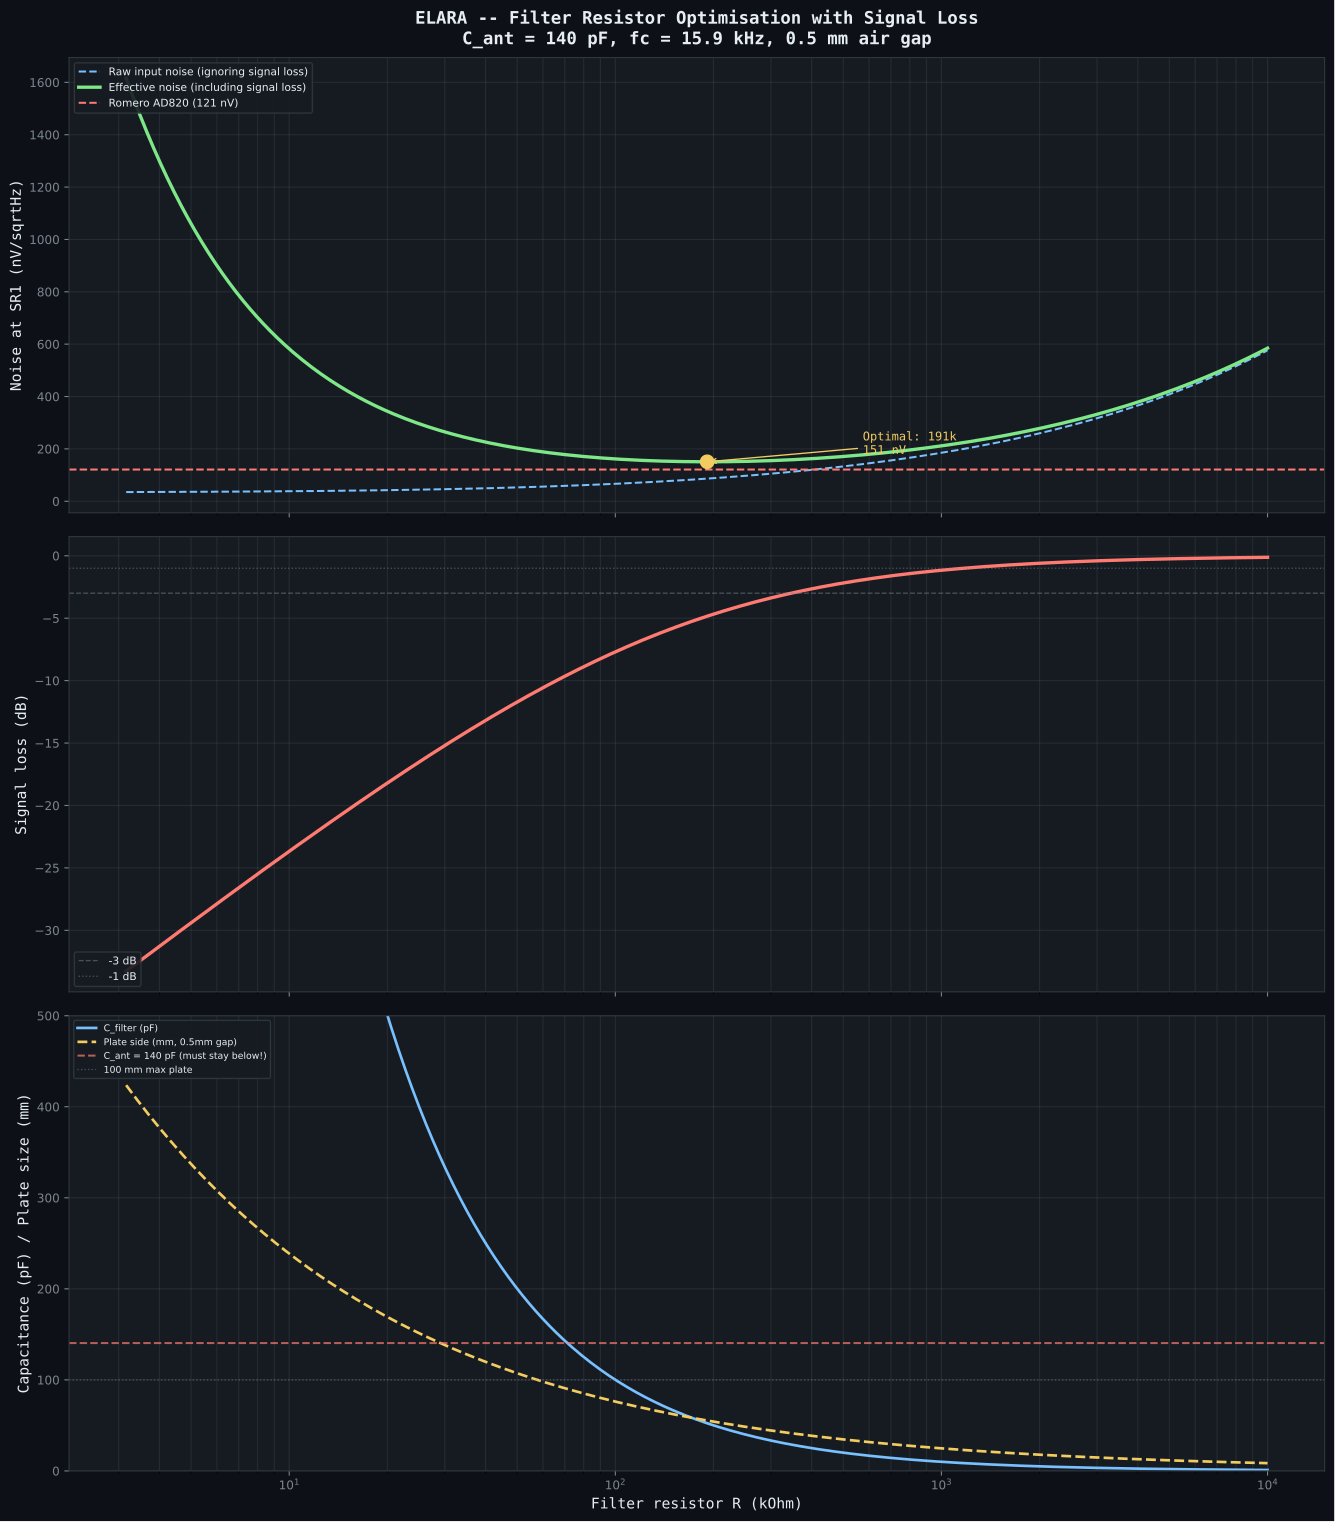

This figure's Python source:
#!/usr/bin/env python3
"""
ELARA -- Antenna Capacitance Calculator & Signal Loss Tradeoff

Calculates the capacitance of a Marconi T-antenna from physical dimensions,
then evaluates the signal loss from the capacitive voltage divider formed
by the antenna capacitance and the filter capacitors.

CRITICAL CONSTRAINT: C_filter << C_ant, otherwise the filter caps
attenuate the signal before it even reaches the preamp!

    V_preamp = V_antenna * C_ant / (C_ant + C_filter)

Antenna model (NBS/Grover formulas):
    Vertical wire: C = 2*pi*e0*h / ln(2*h/a)
    Top hat wire:  C = 2*pi*e0*L / ln(2*h/a)
    Total:         C = C_vert + C_tophat

Reference: Renato Romero's antenna at vlf.it:
    13 m vertical + 3x24 m top hat = ~350 pF measured

Author: Matej + Claude, March 2026
"""

import numpy as np
import os

try:
    import matplotlib
    matplotlib.use("Agg")
    import matplotlib.pyplot as plt
    HAS_MATPLOTLIB = True
except ImportError:
    HAS_MATPLOTLIB = False

k_B = 1.380649e-23
T = 300.0
EPSILON_0 = 8.854187817e-12

# LMP7721
EN_LMP7721 = 6.5e-9
EN_1F_CORNER = 100.0
IN_LMP7721 = 0.01e-15
I_PCB = 0.1e-15

# Feedback (optimised)
R_FB = 20e3

# Target filter fc
FC_TARGET = 15.9e3

# Air-gap cap
EPSILON_R_AIR = 1.0006


def antenna_capacitance_pf(h_vert_m, l_tophat_m, wire_dia_mm=2.0,
                           n_tophat_wires=1):
    """
    Capacitance of a Marconi T-antenna.

    Args:
        h_vert_m:        vertical wire height (m)
        l_tophat_m:      horizontal top-hat wire length (m)
        wire_dia_mm:     wire diameter (mm)
        n_tophat_wires:  number of parallel top-hat wires
    """
    a = wire_dia_mm * 0.5e-3  # wire radius in meters

    # Vertical wire: C = 2*pi*e0*h / ln(2*h/a)
    c_vert = 2 * np.pi * EPSILON_0 * h_vert_m / np.log(2 * h_vert_m / a)

    # Top hat: each wire at height h
    # C = 2*pi*e0*L / ln(2*h/a)
    c_tophat = (n_tophat_wires * 2 * np.pi * EPSILON_0 * l_tophat_m
                / np.log(2 * h_vert_m / a))

    c_total = c_vert + c_tophat
    return c_total * 1e12  # pF


def transfer_function(freq, c_ant_pf, R_filt, c_filt_pf):
    """
    Full complex transfer function of the 2-stage RC filter
    with capacitive antenna source.

    Circuit:
        V_oc --[C_ant]-- node_a --[R1]-- node1 --[R2]-- node2 --> LMP7721 (inf Z)
                                           |                |
                                          [C1]             [C2]
                                           |                |
                                          GND              GND

    Returns magnitude ratio |V_node2 / V_oc| at each frequency.
    """
    w = 2 * np.pi * freq
    C_a = c_ant_pf * 1e-12
    C_f = c_filt_pf * 1e-12
    R = R_filt

    # Impedances (complex)
    Z_cant = 1.0 / (1j * w * C_a)
    Z_r = R + 0j
    Z_c = 1.0 / (1j * w * C_f)

    # Work backwards from output:
    # Z_load2 = Z_c2 (C2 to ground, LMP7721 is infinite Z)
    Z_load2 = Z_c

    # At node1: Z_c1 in parallel with (R2 + Z_load2)
    Z_branch2 = Z_r + Z_load2
    Z_node1 = (Z_c * Z_branch2) / (Z_c + Z_branch2)

    # Transfer from node_a to node2:
    # V_node1 = V_node_a * Z_node1 / (R1 + Z_node1)
    # V_node2 = V_node1 * Z_load2 / (R2 + Z_load2)
    H_r1 = Z_node1 / (Z_r + Z_node1)
    H_r2 = Z_load2 / (Z_r + Z_load2)

    # Transfer from V_oc to node_a:
    # Z_total_load = R1 + Z_node1
    Z_total_load = Z_r + Z_node1
    H_ant = Z_total_load / (Z_cant + Z_total_load)

    H_total = H_ant * H_r1 * H_r2
    return np.abs(H_total)


def signal_loss_db(c_ant_pf, c_filt_pf, R_filt=None, freq=7.83):
    """
    Signal loss at a given frequency using full complex transfer function.
    If R_filt is None, uses the capacitive divider approximation.
    """
    if c_ant_pf <= 0:
        return -999.0

    if R_filt is not None:
        mag = transfer_function(np.array([freq]), c_ant_pf, R_filt, c_filt_pf)
        return 20 * np.log10(mag[0]) if mag[0] > 0 else -999.0
    else:
        # Low-frequency approximation: C_ant / (C_ant + 2*C_filt)
        ratio = c_ant_pf / (c_ant_pf + 2 * c_filt_pf)
        return 20 * np.log10(ratio)


def thermal_noise(R):
    return np.sqrt(4.0 * k_B * T * R)


def en_1f(freq):
    return EN_LMP7721 * np.sqrt(1.0 + EN_1F_CORNER / freq)


def total_noise_at_freq(R_filt, freq, c_ant_pf):
    """Total input-referred noise including signal loss."""
    Z = 1.0 / (2.0 * np.pi * freq * c_ant_pf * 1e-12)
    en_v = en_1f(freq)
    en_i = IN_LMP7721 * Z
    en_pcb = I_PCB * Z
    en_r = thermal_noise(R_filt)
    en_rfb = thermal_noise(R_FB)
    return np.sqrt(en_v**2 + en_i**2 + en_pcb**2 + 2 * en_r**2 + en_rfb**2)


def effective_noise(R_filt, freq, c_ant_pf):
    """
    Effective noise: input-referred noise divided by signal transfer ratio.
    This is the noise referred to the ANTENNA terminal, accounting for
    signal loss through the capacitive divider.
    """
    c_filt_pf = 1.0 / (2.0 * np.pi * R_filt * FC_TARGET) * 1e12
    mag = transfer_function(np.array([freq]), c_ant_pf, R_filt, c_filt_pf)
    noise = total_noise_at_freq(R_filt, freq, c_ant_pf)
    return noise / mag[0] if mag[0] > 0 else float("inf")


def air_gap_plate_mm(c_pf, gap_mm=0.5):
    c_f = c_pf * 1e-12
    d = gap_mm * 1e-3
    side = np.sqrt(c_f * d / (EPSILON_0 * EPSILON_R_AIR))
    return side * 1e3 + 1.0  # + 2*0.5mm pullback


def print_analysis():
    print("=" * 110)
    print("ELARA -- Antenna Capacitance & Signal Loss Tradeoff")
    print("=" * 110)

    # Antenna capacitance calculations
    antennas = [
        ("ELARA design (10m vert, 15m top, 1 wire)", 10, 15, 2.0, 1),
        ("Romero-style (13m vert, 24m top, 3 wires)", 13, 24, 2.0, 3),
        ("Small (5m vert, 10m top, 1 wire)", 5, 10, 2.0, 1),
        ("Minimal (3m vert, 5m top, 1 wire)", 3, 5, 2.0, 1),
    ]

    print(f"\nANTENNA CAPACITANCE FROM DIMENSIONS:")
    print(f"{'Antenna':<50} {'C_vert':>8} {'C_top':>8} {'C_total':>8}")
    print("-" * 80)

    for desc, h, l, d, n in antennas:
        c_v = antenna_capacitance_pf(h, 0, d, 0)
        c_t = antenna_capacitance_pf(h, l, d, n) - c_v
        c_total = c_v + c_t
        print(f"{desc:<50} {c_v:>6.0f}pF {c_t:>6.0f}pF {c_total:>6.0f}pF")

    print(f"\n  Romero measured: ~350 pF (13m vert + 3x24m top hat)")
    print(f"  Our formula gives: {antenna_capacitance_pf(13, 24, 2.0, 3):.0f} pF")
    print(f"  Discrepancy is expected -- formula assumes ideal ground plane")

    # ELARA antenna capacitance
    c_ant = antenna_capacitance_pf(10, 15, 2.0, 1)
    print(f"\n  ELARA antenna: {c_ant:.0f} pF (calculated)")
    print(f"  Using {c_ant:.0f} pF for all further calculations")

    # Signal loss tradeoff
    print(f"\n{'=' * 110}")
    print(f"SIGNAL LOSS + NOISE TRADEOFF (C_ant = {c_ant:.0f} pF)")
    print(f"{'=' * 110}")

    R_values = [10e3, 22e3, 47e3, 100e3, 220e3, 470e3, 1e6]

    print(f"\n{'R_filt':>8} {'C_filt':>8} {'Plate':>8} {'Sig loss':>10} "
          f"{'Noise@SR1':>12} {'Eff noise':>12} {'vs 1M':>8} {'Verdict':>15}")
    print("-" * 110)

    results = []
    for R in R_values:
        C = 1.0 / (2.0 * np.pi * R * FC_TARGET)
        c_pf = C * 1e12
        plate = air_gap_plate_mm(c_pf, 0.5)
        loss = signal_loss_db(c_ant, c_pf, R, 7.83)
        noise = total_noise_at_freq(R, 7.83, c_ant) * 1e9
        eff = effective_noise(R, 7.83, c_ant) * 1e9

        results.append((R, c_pf, plate, loss, noise, eff))

        if R >= 1e6:
            r_str = f"{R/1e6:.0f}M"
        else:
            r_str = f"{R/1e3:.0f}k"

        # Verdict
        if abs(loss) > 6:
            verdict = "TOO MUCH LOSS"
        elif abs(loss) > 3:
            verdict = "significant"
        elif abs(loss) > 1:
            verdict = "acceptable"
        else:
            verdict = "excellent"

        print(f"{r_str:>8} {c_pf:>6.0f}pF {plate:>6.0f}mm {loss:>8.1f} dB "
              f"{noise:>10.1f} nV {eff:>10.1f} nV "
              f"{results[-1][5]/results[-1][5]:>6.1f}x {verdict:>15}")

    # Recalculate vs column relative to 1M baseline
    eff_1m = [r for r in results if r[0] == 1e6][0][5]
    print(f"\n  Relative to R=1M baseline ({eff_1m:.1f} nV effective noise at SR1):")
    for R, c_pf, plate, loss, noise, eff in results:
        r_str = f"{R/1e3:.0f}k" if R < 1e6 else f"{R/1e6:.0f}M"
        improvement = eff_1m / eff
        better = "BETTER" if improvement > 1 else "WORSE"
        print(f"    R={r_str:<6}: eff noise = {eff:.1f} nV -> {improvement:.2f}x {better}")

    # Optimal point
    print(f"\n{'=' * 110}")
    print("FINDING THE OPTIMAL R")
    print(f"{'=' * 110}")

    R_sweep = np.logspace(3.5, 7, 1000)
    eff_sweep = np.array([effective_noise(R, 7.83, c_ant) * 1e9 for R in R_sweep])
    optimal_idx = np.argmin(eff_sweep)
    R_opt = R_sweep[optimal_idx]
    C_opt = 1.0 / (2.0 * np.pi * R_opt * FC_TARGET) * 1e12

    print(f"\n  Optimal R = {R_opt/1e3:.1f} kOhm")
    print(f"  Required C = {C_opt:.0f} pF")
    print(f"  Plate size (0.5mm gap) = {air_gap_plate_mm(C_opt, 0.5):.0f} mm")
    print(f"  Signal loss = {signal_loss_db(c_ant, C_opt, R_opt, 7.83):.1f} dB")
    print(f"  Input noise = {total_noise_at_freq(R_opt, 7.83, c_ant)*1e9:.1f} nV/sqrtHz")
    print(f"  Effective noise = {eff_sweep[optimal_idx]:.1f} nV/sqrtHz")

    # Nearest standard values
    standard_R = [100e3, 150e3, 220e3, 330e3, 470e3]
    print(f"\n  Nearest standard E24 values:")
    for R in standard_R:
        C = 1.0 / (2.0 * np.pi * R * FC_TARGET) * 1e12
        eff = effective_noise(R, 7.83, c_ant) * 1e9
        loss = signal_loss_db(c_ant, C, R, 7.83)
        plate = air_gap_plate_mm(C, 0.5)
        r_str = f"{R/1e3:.0f}k"
        print(f"    R={r_str:<6} C={C:.0f}pF  plate={plate:.0f}mm  "
              f"loss={loss:.1f}dB  eff_noise={eff:.1f}nV")

    # Romero comparison at optimal
    Z_sr1 = 1.0 / (2.0 * np.pi * 7.83 * c_ant * 1e-12)
    romero = np.sqrt((16e-9 * np.sqrt(1 + 30/7.83))**2
                     + (0.8e-15 * Z_sr1)**2) * 1e9
    R_best = 220e3  # likely best standard value
    eff_best = effective_noise(R_best, 7.83, c_ant) * 1e9
    print(f"\n  Romero AD820 noise at SR1: {romero:.1f} nV/sqrtHz")
    print(f"  ELARA with R=220k: {eff_best:.1f} nV/sqrtHz")
    print(f"  Improvement: {romero/eff_best:.1f}x voltage, "
          f"{(romero/eff_best)**2:.0f}x power")


def plot_tradeoff():
    if not HAS_MATPLOTLIB:
        return

    BG = "#0d1117"
    TEXT = "#e6edf3"
    SUBTLE = "#7d8590"
    PANEL = "#161b22"
    BORDER = "#30363d"

    c_ant = antenna_capacitance_pf(10, 15, 2.0, 1)
    R_sweep = np.logspace(3.5, 7, 500)

    noise_raw = np.array([total_noise_at_freq(R, 7.83, c_ant) * 1e9
                          for R in R_sweep])
    noise_eff = np.array([effective_noise(R, 7.83, c_ant) * 1e9
                          for R in R_sweep])
    c_filt = np.array([1.0 / (2 * np.pi * R * FC_TARGET) * 1e12
                       for R in R_sweep])
    sig_loss = np.array([signal_loss_db(c_ant, c, R, 7.83)
                         for R, c in zip(R_sweep, c_filt)])
    plate_mm = np.array([air_gap_plate_mm(c, 0.5) for c in c_filt])

    # Romero reference
    Z_sr1 = 1.0 / (2 * np.pi * 7.83 * c_ant * 1e-12)
    romero = np.sqrt((16e-9 * np.sqrt(1 + 30/7.83))**2
                     + (0.8e-15 * Z_sr1)**2) * 1e9

    fig, (ax1, ax2, ax3) = plt.subplots(3, 1, figsize=(14, 16), sharex=True)
    fig.patch.set_facecolor(BG)

    for ax in (ax1, ax2, ax3):
        ax.set_facecolor(PANEL)
        ax.tick_params(colors=SUBTLE, labelsize=9)
        ax.grid(True, which="both", alpha=0.15, color=SUBTLE)
        for spine in ax.spines.values():
            spine.set_color(BORDER)

    # Plot 1: Effective noise (the one that matters!)
    ax1.semilogx(R_sweep / 1e3, noise_raw, color="#79c0ff", linewidth=1.5,
                 linestyle="--", label="Raw input noise (ignoring signal loss)")
    ax1.semilogx(R_sweep / 1e3, noise_eff, color="#7ee787", linewidth=2.5,
                 label="Effective noise (including signal loss)")
    ax1.axhline(romero, color="#ff7b72", linewidth=1.5, linestyle="--",
                label=f"Romero AD820 ({romero:.0f} nV)")

    opt_idx = np.argmin(noise_eff)
    ax1.plot(R_sweep[opt_idx] / 1e3, noise_eff[opt_idx], 'o',
             color="#f2cc60", markersize=10, zorder=5)
    ax1.annotate(f"Optimal: {R_sweep[opt_idx]/1e3:.0f}k\n{noise_eff[opt_idx]:.0f} nV",
                 xy=(R_sweep[opt_idx] / 1e3, noise_eff[opt_idx]),
                 xytext=(R_sweep[opt_idx] / 1e3 * 3, noise_eff[opt_idx] + 30),
                 fontsize=9, color="#f2cc60", fontfamily="monospace",
                 arrowprops=dict(arrowstyle="->", color="#f2cc60"))

    ax1.set_ylabel("Noise at SR1 (nV/sqrtHz)", fontsize=11, color=TEXT,
                   fontfamily="monospace")
    ax1.set_title(f"ELARA -- Filter Resistor Optimisation with Signal Loss\n"
                  f"C_ant = {c_ant:.0f} pF, fc = 15.9 kHz, 0.5 mm air gap",
                  fontsize=13, fontweight="bold", color=TEXT,
                  fontfamily="monospace", pad=10)
    ax1.legend(loc="upper left", fontsize=8, facecolor=PANEL,
               edgecolor=BORDER, labelcolor=TEXT).get_frame().set_alpha(0.9)

    # Plot 2: Signal loss
    ax2.semilogx(R_sweep / 1e3, sig_loss, color="#ff7b72", linewidth=2.5)
    ax2.axhline(-3, color=SUBTLE, linewidth=1, linestyle="--", alpha=0.5,
                label="-3 dB")
    ax2.axhline(-1, color=SUBTLE, linewidth=1, linestyle=":", alpha=0.5,
                label="-1 dB")
    ax2.set_ylabel("Signal loss (dB)", fontsize=11, color=TEXT,
                   fontfamily="monospace")
    ax2.legend(loc="lower left", fontsize=8, facecolor=PANEL,
               edgecolor=BORDER, labelcolor=TEXT).get_frame().set_alpha(0.9)

    # Plot 3: Cap value and plate size
    ax3.semilogx(R_sweep / 1e3, c_filt, color="#79c0ff", linewidth=2,
                 label="C_filter (pF)")
    ax3.semilogx(R_sweep / 1e3, plate_mm, color="#f2cc60", linewidth=2,
                 linestyle="--", label="Plate side (mm, 0.5mm gap)")
    ax3.axhline(c_ant, color="#ff7b72", linewidth=1.5, linestyle="--",
                alpha=0.7, label=f"C_ant = {c_ant:.0f} pF (must stay below!)")
    ax3.axhline(100, color=SUBTLE, linewidth=1, linestyle=":", alpha=0.5,
                label="100 mm max plate")

    ax3.set_xlabel("Filter resistor R (kOhm)", fontsize=11, color=TEXT,
                   fontfamily="monospace")
    ax3.set_ylabel("Capacitance (pF) / Plate size (mm)", fontsize=11, color=TEXT,
                   fontfamily="monospace")
    ax3.legend(loc="upper left", fontsize=7, facecolor=PANEL,
               edgecolor=BORDER, labelcolor=TEXT).get_frame().set_alpha(0.9)
    ax3.set_ylim(0, 500)

    plt.tight_layout()
    out_path = os.path.join(os.path.dirname(os.path.abspath(__file__)),
                            "antenna_capacitance.svg")
    fig.savefig(out_path, facecolor=fig.get_facecolor(), bbox_inches="tight")
    plt.close(fig)
    print(f"\nPlot saved: {out_path}")


if __name__ == "__main__":
    print_analysis()
    plot_tradeoff()
